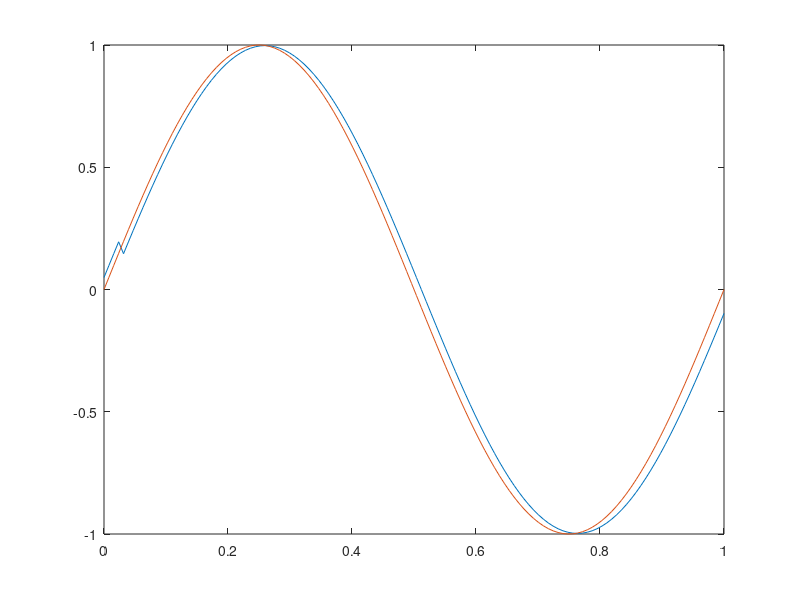
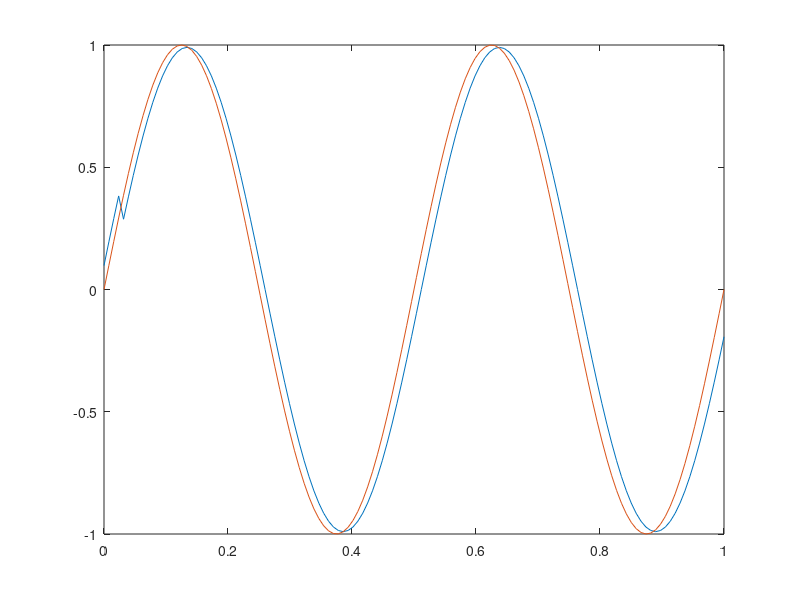
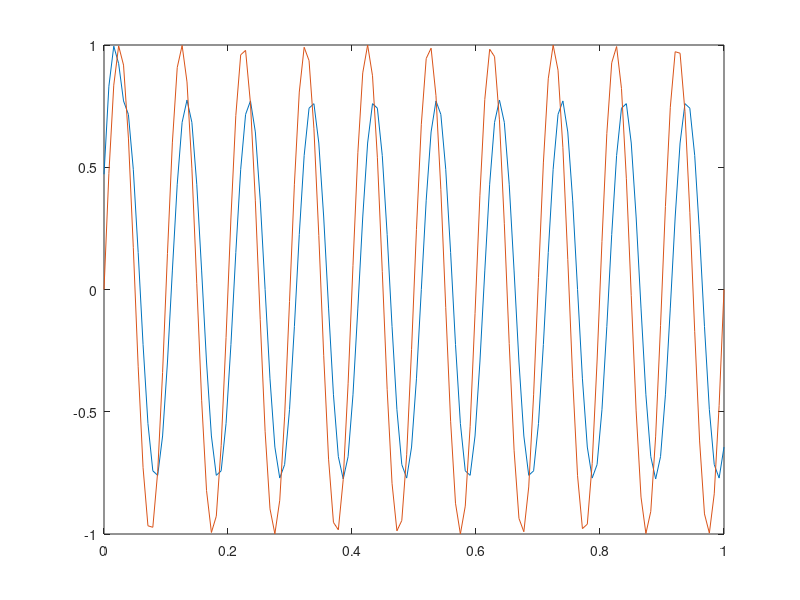
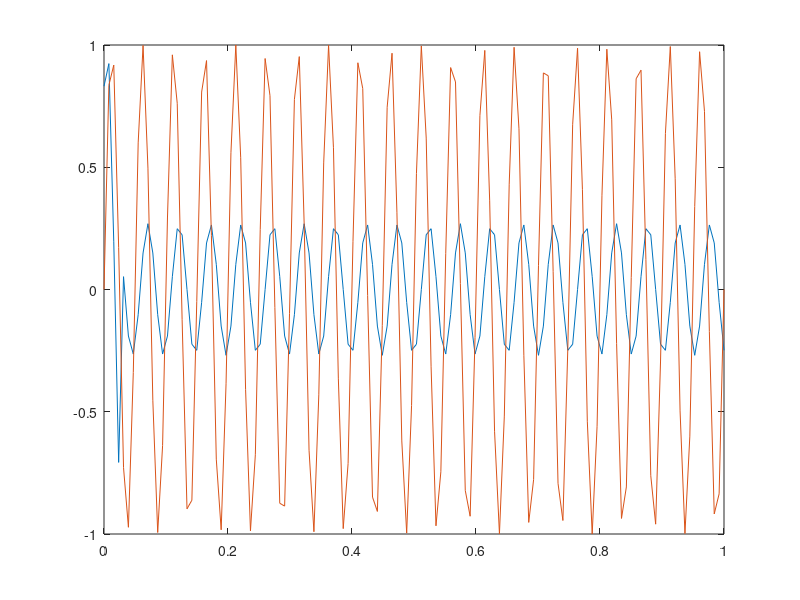

Source code (MATLAB) for these figures, in order:
function [] = ex1()
    t = linspace(0,1,128);
    
    f1 = 1;
    f2 = 2;
    f3 = 10;
    f4 = 20;
    f5 = 100;
    
    f = [f1, f2, f3, f4, f5];
    
    for i = 1: 5
  
        y = zeros(1,128);
        y(1) = sin(2*pi*f(i)*1/128);
        y(2) = sin(2*pi*f(i)*2/128);
        y(3) = sin(2*pi*f(i)*3/128);
        y(4) = sin(2*pi*f(i)*4/128);

        for k = 5 : 128
           y(k) = 0.2 * (sin(2*pi*f(i)*k/128) + ...
                        sin(2*pi*f(i)*(k-1)/128) + ...
                    sin(2*pi*f(i)*(k-2)/128) + ...
                    sin(2*pi*f(i)*(k-3)/128) + ...
                    sin(2*pi*f(i)*(k-4)/128));
        end

        figure;
        plot(t,y, t,sin(2*pi*f(i)*t));
    end
      
    
end